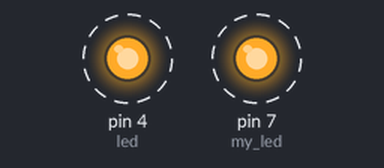
The sketch below on a simulated Arduino Uno, built with avr-gcc and run on an emulated ATmega328P. On the bench: output pins drawn as LEDs (lit = HIGH). Dashed ring = blinking. What the sketch prints to the serial monitor is not drawn.

Above: at 0.5 s.
Timing chart, 0 to 4.6 s (numbered marks = the images above):
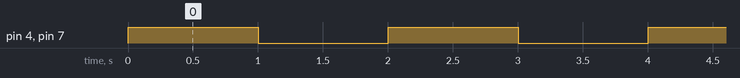

Measured:
- by itself, pin 4 (led), pin 7 (my_led): alternates HIGH for 1.0 s and LOW for 1.0 s

The sketch:

simultaneously.ino
```cpp
#define my_led 7
#define led 4// global declaration
void setup() {
  Serial.begin(9600);
  pinMode(my_led,OUTPUT);
  pinMode(led,OUTPUT);
}
void loop() {
  digitalWrite(my_led, HIGH);
  digitalWrite(led,HIGH);
  Serial.println("LED is ON");
 delay(1000);  //1sec
  digitalWrite(my_led,LOW);
  digitalWrite(led, LOW);
  Serial.println("LED is OF");
  delay(1000);
}
```
